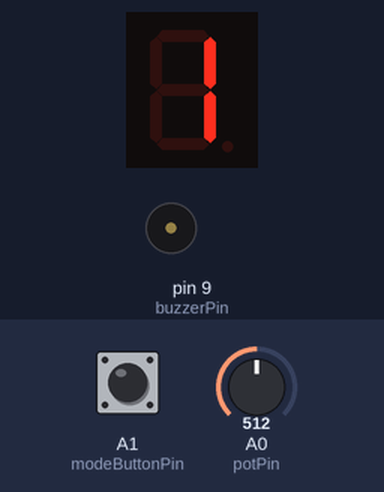
The sketch below on a simulated Arduino Uno, built with avr-gcc and run on an emulated ATmega328P. Shown: 1-digit seven-segment display, buzzer (waves = sounding). Wiring (inferred from the names in the program): 1-digit 7-segment display, segments lit when HIGH: segments pin 2, pin 3, pin 4, pin 5, pin 6, pin 7, pin 8. Inputs (shaded band) come from the test bench; at power-on: A0 (potPin) = 512, A1 (modeButtonPin) HIGH. Random numbers use the default seed unless the sketch sets one; the segment pins are drawn as the display they are named for.

Above: at 1.8 s.
1.9 s: A0 (potPin) set to 122
At 4.8 s:
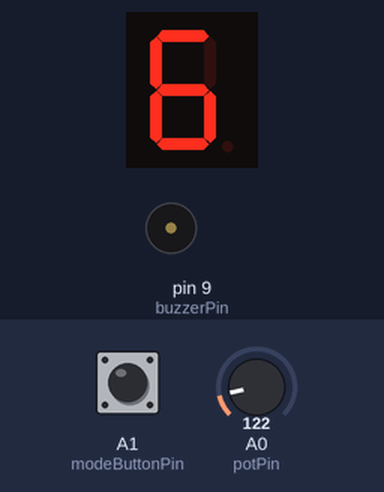
4.9 s: A0 (potPin) set to 716
6.4 s: A1 (modeButtonPin) pulled LOW for 0.15 s
9.3 s: A0 (potPin) set to 0
At 10.33 s:
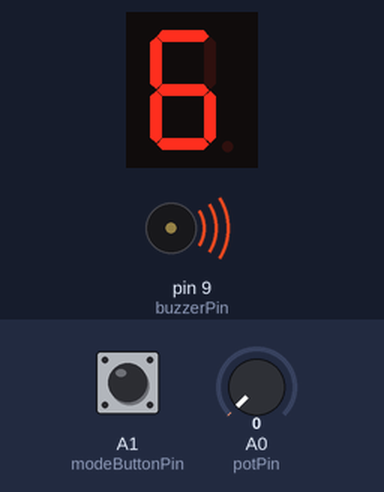
12.3 s: A1 (modeButtonPin) pulled LOW for 1 s
At 14.08 s:
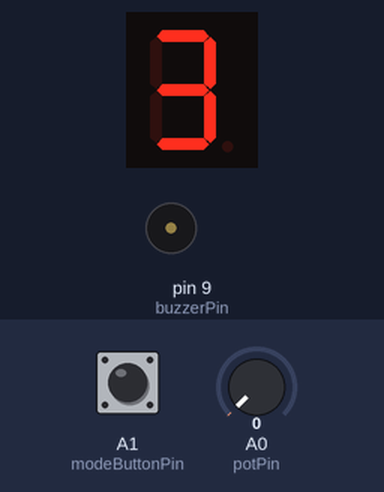
Timing chart, 0 to 14.9 s (numbered marks = the images above; inputs shaded):
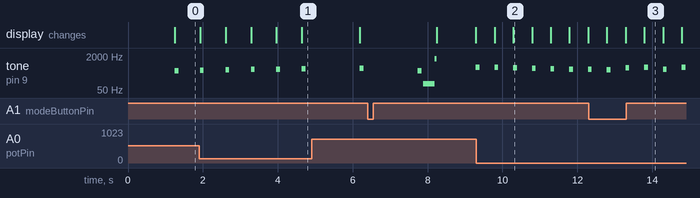

Measured:
- by itself, tone on pin 9 (buzzerPin): plays 577 Hz for 0.10 s, 555 Hz for 0.10 s, 533 Hz for 0.10 s, 511 Hz for 0.10 s, 488 Hz for 0.10 s, 466 Hz for 0.01 s
- what the display in image 2 shows lasts 0.5 s, from 10.3 s to 10.8 s

The sketch:

CP3VA_F.ino
```cpp
// --- PIN DEFINITIONS ---
// Segments A-G connected to D2-D8 respectively
const int segmentPins[] = {2, 3, 4, 5, 6, 7, 8};
const int buzzerPin = 9;
const int potPin = A0;      // Speed adjustment
const int modeButtonPin = A1; // Mode selection button

// --- LOOKUP TABLE (Common Cathode) ---
// Define the pattern for digits 0 through 9
// The order matches segmentPins: {A, B, C, D, E, F, G}
const byte digitPatterns[][7] = {
  {HIGH, HIGH, HIGH, HIGH, HIGH, HIGH, LOW},  // 0
  {LOW, HIGH, HIGH, LOW, LOW, LOW, LOW},      // 1
  {HIGH, HIGH, LOW, HIGH, HIGH, LOW, HIGH},   // 2
  {HIGH, HIGH, HIGH, HIGH, LOW, LOW, HIGH},   // 3
  {LOW, HIGH, HIGH, LOW, LOW, HIGH, HIGH},    // 4
  {HIGH, LOW, HIGH, HIGH, LOW, HIGH, HIGH},   // 5
  {HIGH, LOW, HIGH, HIGH, HIGH, HIGH, HIGH},  // 6
  {HIGH, HIGH, HIGH, LOW, LOW, LOW, LOW},     // 7
  {HIGH, HIGH, HIGH, HIGH, HIGH, HIGH, HIGH}, // 8
  {HIGH, HIGH, HIGH, HIGH, LOW, HIGH, HIGH}   // 9
};

// --- STATE VARIABLES ---
int currentDigit = 0;
unsigned long lastTickTime = 0;
long tickInterval = 1000; // Default 1 second
int countingMode = 0;     // 0:Normal, 1:Reverse, 2:Random

// --- BUZZER VARIABLES ---
const int baseFreq = 400; // Base frequency for tick sound
const long tickDuration = 100; // 100ms short sound

// --- BUTTON VARIABLES ---
bool lastButtonState = HIGH;

// -------------------------------------------------------------------
// SETUP
// -------------------------------------------------------------------

void setup() {
  // Initialize segment pins as outputs
  for (int i = 0; i < 7; i++) {
    pinMode(segmentPins[i], OUTPUT);
    digitalWrite(segmentPins[i], LOW); // Ensure all segments are OFF initially
  }
  pinMode(buzzerPin, OUTPUT);
  pinMode(modeButtonPin, INPUT_PULLUP);
}

// -------------------------------------------------------------------
// MAIN LOOP
// -------------------------------------------------------------------

void loop() {
  handlePotTiming();
  handleModeButton();

  if (millis() - lastTickTime >= tickInterval) {
    lastTickTime = millis();

    // Play the tick sound before changing the digit
    playTickSound();

    // Update the digit based on the current mode
    updateDigit();

    // Display the new digit
    displayDigit(currentDigit);
  }
}

// -------------------------------------------------------------------
// HANDLER FUNCTIONS
// -------------------------------------------------------------------

void handlePotTiming() {
  int potValue = analogRead(potPin);
  // Map pot (0-1023) to an interval (500ms to 2000ms)
  tickInterval = map(potValue, 0, 1023, 500, 2000);
}

void handleModeButton() {
  bool reading = digitalRead(modeButtonPin);

  // Check for press (falling edge)
  if (reading == LOW && lastButtonState == HIGH) {
    // Cycle modes: 0 -> 1 -> 2 -> 0
    countingMode = (countingMode + 1) % 3;

    // Reset counter to ensure smooth transition
    if (countingMode == 0 || countingMode == 1) {
      currentDigit = 0;
    }
  }
  lastButtonState = reading;
}

void playTickSound() {
  // Tick frequency changes with the current digit (0-9)
  // Maps 0-9 to a range of frequencies (baseFreq to baseFreq + 200 Hz)
  int frequency = map(currentDigit, 0, 9, baseFreq, baseFreq + 200);

  // Play the tone for a short duration
  tone(buzzerPin, frequency, tickDuration);

  // Check for the end of the normal sequence (9) for the special sound
  if (currentDigit == 9 && countingMode == 0) {
    // Play a "BOOM" or "Funny Noise" sound effect
    delay(tickDuration + 50); // Wait for the tick to finish
    playSpecialSound();
  }
  // Check for the end of the reverse sequence (0)
  if (currentDigit == 0 && countingMode == 1) {
    delay(tickDuration + 50);
    playSpecialSound();
  }
}

void playSpecialSound() {
  // Example: A short, deep "BOOM" sound followed by a quick chirp
  tone(buzzerPin, 100, 300); // Deep tone
  delay(300);
  tone(buzzerPin, 1500, 50); // Chirp
  delay(50);
  noTone(buzzerPin);
}


void updateDigit() {
  switch (countingMode) {
    case 0: // Normal (0 -> 9)
      currentDigit = (currentDigit + 1);
      if (currentDigit > 9) {
        currentDigit = 0;
      }
      break;

    case 1: // Reverse (9 -> 0)
      currentDigit = (currentDigit - 1);
      if (currentDigit < 0) {
        currentDigit = 9;
      }
      break;

    case 2: // Random
      currentDigit = random(0, 10); // 0 up to (but not including) 10
      break;
  }
}


void displayDigit(int digit) {
  // 1. Get the segment pattern for the current digit
  const byte* pattern = digitPatterns[digit];

  // 2. Output the pattern to the segment pins
  for (int i = 0; i < 7; i++) {
    digitalWrite(segmentPins[i], pattern[i]);
  }
}
```
